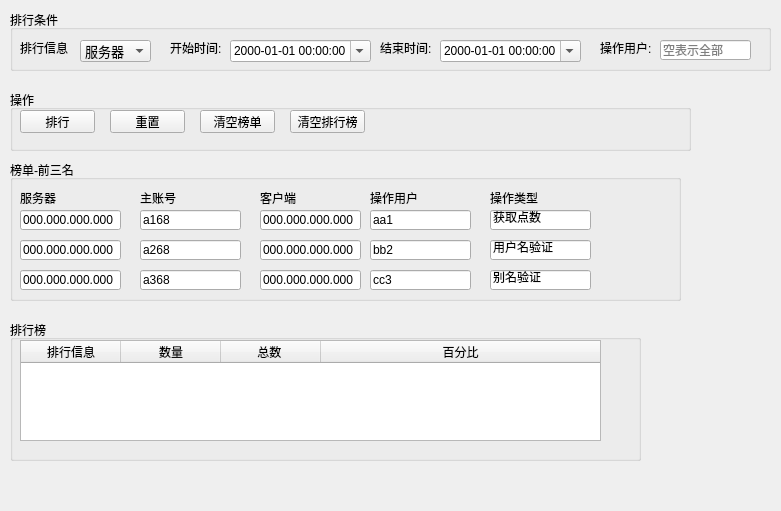
<?xml version="1.0" encoding="UTF-8"?>
<ui version="4.0">
 <class>TabRankListWidget</class>
 <widget class="QWidget" name="TabRankListWidget">
  <property name="geometry">
   <rect>
    <x>0</x>
    <y>0</y>
    <width>781</width>
    <height>511</height>
   </rect>
  </property>
  <property name="windowTitle">
   <string>Form</string>
  </property>
  <widget class="QGroupBox" name="grpBoxBoard">
   <property name="geometry">
    <rect>
     <x>10</x>
     <y>160</y>
     <width>671</width>
     <height>141</height>
    </rect>
   </property>
   <property name="title">
    <string>榜单-前三名</string>
   </property>
   <widget class="QLabel" name="labelServer">
    <property name="geometry">
     <rect>
      <x>10</x>
      <y>30</y>
      <width>81</width>
      <height>16</height>
     </rect>
    </property>
    <property name="text">
     <string>服务器</string>
    </property>
   </widget>
   <widget class="QLineEdit" name="lineA0">
    <property name="geometry">
     <rect>
      <x>10</x>
      <y>50</y>
      <width>101</width>
      <height>20</height>
     </rect>
    </property>
    <property name="text">
     <string>000.000.000.000</string>
    </property>
    <property name="readOnly">
     <bool>true</bool>
    </property>
   </widget>
   <widget class="QLineEdit" name="lineB0">
    <property name="geometry">
     <rect>
      <x>10</x>
      <y>80</y>
      <width>101</width>
      <height>20</height>
     </rect>
    </property>
    <property name="text">
     <string>000.000.000.000</string>
    </property>
    <property name="readOnly">
     <bool>true</bool>
    </property>
   </widget>
   <widget class="QLineEdit" name="lineC0">
    <property name="geometry">
     <rect>
      <x>10</x>
      <y>110</y>
      <width>101</width>
      <height>20</height>
     </rect>
    </property>
    <property name="text">
     <string>000.000.000.000</string>
    </property>
    <property name="readOnly">
     <bool>true</bool>
    </property>
   </widget>
   <widget class="QLabel" name="labelMaster">
    <property name="geometry">
     <rect>
      <x>130</x>
      <y>30</y>
      <width>81</width>
      <height>16</height>
     </rect>
    </property>
    <property name="text">
     <string>主账号</string>
    </property>
   </widget>
   <widget class="QLineEdit" name="lineC1">
    <property name="geometry">
     <rect>
      <x>130</x>
      <y>110</y>
      <width>101</width>
      <height>20</height>
     </rect>
    </property>
    <property name="text">
     <string>a368</string>
    </property>
    <property name="readOnly">
     <bool>true</bool>
    </property>
   </widget>
   <widget class="QLineEdit" name="lineA1">
    <property name="geometry">
     <rect>
      <x>130</x>
      <y>50</y>
      <width>101</width>
      <height>20</height>
     </rect>
    </property>
    <property name="text">
     <string>a168</string>
    </property>
    <property name="readOnly">
     <bool>true</bool>
    </property>
   </widget>
   <widget class="QLineEdit" name="lineB1">
    <property name="geometry">
     <rect>
      <x>130</x>
      <y>80</y>
      <width>101</width>
      <height>20</height>
     </rect>
    </property>
    <property name="text">
     <string>a268</string>
    </property>
    <property name="readOnly">
     <bool>true</bool>
    </property>
   </widget>
   <widget class="QLineEdit" name="lineC2">
    <property name="geometry">
     <rect>
      <x>250</x>
      <y>110</y>
      <width>101</width>
      <height>20</height>
     </rect>
    </property>
    <property name="text">
     <string>000.000.000.000</string>
    </property>
    <property name="readOnly">
     <bool>true</bool>
    </property>
   </widget>
   <widget class="QLabel" name="labelClient">
    <property name="geometry">
     <rect>
      <x>250</x>
      <y>30</y>
      <width>81</width>
      <height>16</height>
     </rect>
    </property>
    <property name="text">
     <string>客户端</string>
    </property>
   </widget>
   <widget class="QLineEdit" name="lineB2">
    <property name="geometry">
     <rect>
      <x>250</x>
      <y>80</y>
      <width>101</width>
      <height>20</height>
     </rect>
    </property>
    <property name="text">
     <string>000.000.000.000</string>
    </property>
    <property name="readOnly">
     <bool>true</bool>
    </property>
   </widget>
   <widget class="QLineEdit" name="lineA2">
    <property name="geometry">
     <rect>
      <x>250</x>
      <y>50</y>
      <width>101</width>
      <height>20</height>
     </rect>
    </property>
    <property name="text">
     <string>000.000.000.000</string>
    </property>
    <property name="readOnly">
     <bool>true</bool>
    </property>
   </widget>
   <widget class="QLabel" name="labelOpUser">
    <property name="geometry">
     <rect>
      <x>360</x>
      <y>30</y>
      <width>81</width>
      <height>16</height>
     </rect>
    </property>
    <property name="text">
     <string>操作用户</string>
    </property>
   </widget>
   <widget class="QLineEdit" name="lineA3">
    <property name="geometry">
     <rect>
      <x>360</x>
      <y>50</y>
      <width>101</width>
      <height>20</height>
     </rect>
    </property>
    <property name="text">
     <string>aa1</string>
    </property>
    <property name="readOnly">
     <bool>true</bool>
    </property>
   </widget>
   <widget class="QLineEdit" name="lineC3">
    <property name="geometry">
     <rect>
      <x>360</x>
      <y>110</y>
      <width>101</width>
      <height>20</height>
     </rect>
    </property>
    <property name="text">
     <string>cc3</string>
    </property>
    <property name="readOnly">
     <bool>true</bool>
    </property>
   </widget>
   <widget class="QLineEdit" name="lineB3">
    <property name="geometry">
     <rect>
      <x>360</x>
      <y>80</y>
      <width>101</width>
      <height>20</height>
     </rect>
    </property>
    <property name="text">
     <string>bb2</string>
    </property>
    <property name="readOnly">
     <bool>true</bool>
    </property>
   </widget>
   <widget class="QLineEdit" name="lineC4">
    <property name="geometry">
     <rect>
      <x>480</x>
      <y>110</y>
      <width>101</width>
      <height>20</height>
     </rect>
    </property>
    <property name="text">
     <string>别名验证</string>
    </property>
    <property name="readOnly">
     <bool>true</bool>
    </property>
   </widget>
   <widget class="QLineEdit" name="lineA4">
    <property name="geometry">
     <rect>
      <x>480</x>
      <y>50</y>
      <width>101</width>
      <height>20</height>
     </rect>
    </property>
    <property name="text">
     <string>获取点数</string>
    </property>
    <property name="readOnly">
     <bool>true</bool>
    </property>
   </widget>
   <widget class="QLabel" name="labelOpType">
    <property name="geometry">
     <rect>
      <x>480</x>
      <y>30</y>
      <width>81</width>
      <height>16</height>
     </rect>
    </property>
    <property name="text">
     <string>操作类型</string>
    </property>
   </widget>
   <widget class="QLineEdit" name="lineB4">
    <property name="geometry">
     <rect>
      <x>480</x>
      <y>80</y>
      <width>101</width>
      <height>20</height>
     </rect>
    </property>
    <property name="text">
     <string>用户名验证</string>
    </property>
    <property name="readOnly">
     <bool>true</bool>
    </property>
   </widget>
  </widget>
  <widget class="QGroupBox" name="grpBoxRankCond">
   <property name="geometry">
    <rect>
     <x>10</x>
     <y>10</y>
     <width>761</width>
     <height>61</height>
    </rect>
   </property>
   <property name="title">
    <string>排行条件</string>
   </property>
   <widget class="QLabel" name="labelA0">
    <property name="geometry">
     <rect>
      <x>10</x>
      <y>30</y>
      <width>51</width>
      <height>16</height>
     </rect>
    </property>
    <property name="text">
     <string>排行信息</string>
    </property>
   </widget>
   <widget class="QComboBox" name="comboBoxRankInfo">
    <property name="geometry">
     <rect>
      <x>70</x>
      <y>30</y>
      <width>71</width>
      <height>22</height>
     </rect>
    </property>
    <property name="font">
     <font>
      <pointsize>10</pointsize>
     </font>
    </property>
    <item>
     <property name="text">
      <string>服务器</string>
     </property>
    </item>
    <item>
     <property name="text">
      <string>主账号</string>
     </property>
    </item>
    <item>
     <property name="text">
      <string>客户端</string>
     </property>
    </item>
    <item>
     <property name="text">
      <string>操作用户</string>
     </property>
    </item>
    <item>
     <property name="text">
      <string>操作类型</string>
     </property>
    </item>
    <item>
     <property name="text">
      <string>错误信息</string>
     </property>
    </item>
   </widget>
   <widget class="QLabel" name="labelA2">
    <property name="geometry">
     <rect>
      <x>370</x>
      <y>30</y>
      <width>61</width>
      <height>16</height>
     </rect>
    </property>
    <property name="text">
     <string>结束时间:</string>
    </property>
   </widget>
   <widget class="QDateTimeEdit" name="dateTimeTo">
    <property name="geometry">
     <rect>
      <x>430</x>
      <y>30</y>
      <width>141</width>
      <height>22</height>
     </rect>
    </property>
    <property name="displayFormat">
     <string>yyyy-MM-dd hh:mm:ss</string>
    </property>
    <property name="calendarPopup">
     <bool>true</bool>
    </property>
   </widget>
   <widget class="QDateTimeEdit" name="dateTimeFrom">
    <property name="geometry">
     <rect>
      <x>220</x>
      <y>30</y>
      <width>141</width>
      <height>22</height>
     </rect>
    </property>
    <property name="displayFormat">
     <string>yyyy-MM-dd hh:mm:ss</string>
    </property>
    <property name="calendarPopup">
     <bool>true</bool>
    </property>
   </widget>
   <widget class="QLabel" name="labelA1">
    <property name="geometry">
     <rect>
      <x>160</x>
      <y>30</y>
      <width>51</width>
      <height>16</height>
     </rect>
    </property>
    <property name="text">
     <string>开始时间:</string>
    </property>
   </widget>
   <widget class="QLabel" name="labelA3">
    <property name="geometry">
     <rect>
      <x>590</x>
      <y>30</y>
      <width>61</width>
      <height>16</height>
     </rect>
    </property>
    <property name="text">
     <string>操作用户:</string>
    </property>
   </widget>
   <widget class="QLineEdit" name="lineOpUser">
    <property name="geometry">
     <rect>
      <x>650</x>
      <y>30</y>
      <width>91</width>
      <height>20</height>
     </rect>
    </property>
    <property name="placeholderText">
     <string>空表示全部</string>
    </property>
   </widget>
  </widget>
  <widget class="QGroupBox" name="grpBoxOp">
   <property name="geometry">
    <rect>
     <x>10</x>
     <y>90</y>
     <width>681</width>
     <height>61</height>
    </rect>
   </property>
   <property name="title">
    <string>操作</string>
   </property>
   <widget class="QPushButton" name="btnReset">
    <property name="geometry">
     <rect>
      <x>100</x>
      <y>20</y>
      <width>75</width>
      <height>23</height>
     </rect>
    </property>
    <property name="text">
     <string>重置</string>
    </property>
   </widget>
   <widget class="QPushButton" name="btnRank">
    <property name="geometry">
     <rect>
      <x>10</x>
      <y>20</y>
      <width>75</width>
      <height>23</height>
     </rect>
    </property>
    <property name="text">
     <string>排行</string>
    </property>
   </widget>
   <widget class="QPushButton" name="btnClearBoard">
    <property name="geometry">
     <rect>
      <x>190</x>
      <y>20</y>
      <width>75</width>
      <height>23</height>
     </rect>
    </property>
    <property name="text">
     <string>清空榜单</string>
    </property>
   </widget>
   <widget class="QPushButton" name="btnClearRankList">
    <property name="geometry">
     <rect>
      <x>280</x>
      <y>20</y>
      <width>75</width>
      <height>23</height>
     </rect>
    </property>
    <property name="text">
     <string>清空排行榜</string>
    </property>
   </widget>
  </widget>
  <widget class="QGroupBox" name="grpBoxRankList">
   <property name="geometry">
    <rect>
     <x>10</x>
     <y>320</y>
     <width>631</width>
     <height>141</height>
    </rect>
   </property>
   <property name="title">
    <string>排行榜</string>
   </property>
   <widget class="QTableWidget" name="tableRankList">
    <property name="geometry">
     <rect>
      <x>10</x>
      <y>20</y>
      <width>581</width>
      <height>101</height>
     </rect>
    </property>
    <property name="editTriggers">
     <set>QAbstractItemView::NoEditTriggers</set>
    </property>
    <property name="selectionMode">
     <enum>QAbstractItemView::ExtendedSelection</enum>
    </property>
    <property name="selectionBehavior">
     <enum>QAbstractItemView::SelectRows</enum>
    </property>
    <attribute name="horizontalHeaderHighlightSections">
     <bool>false</bool>
    </attribute>
    <attribute name="horizontalHeaderStretchLastSection">
     <bool>true</bool>
    </attribute>
    <attribute name="verticalHeaderVisible">
     <bool>true</bool>
    </attribute>
    <attribute name="verticalHeaderHighlightSections">
     <bool>false</bool>
    </attribute>
    <column>
     <property name="text">
      <string>排行信息</string>
     </property>
    </column>
    <column>
     <property name="text">
      <string>数量</string>
     </property>
    </column>
    <column>
     <property name="text">
      <string>总数 </string>
     </property>
    </column>
    <column>
     <property name="text">
      <string>百分比</string>
     </property>
    </column>
   </widget>
  </widget>
 </widget>
 <tabstops>
  <tabstop>comboBoxRankInfo</tabstop>
  <tabstop>dateTimeFrom</tabstop>
  <tabstop>dateTimeTo</tabstop>
  <tabstop>lineOpUser</tabstop>
  <tabstop>btnRank</tabstop>
  <tabstop>btnReset</tabstop>
  <tabstop>btnClearBoard</tabstop>
  <tabstop>btnClearRankList</tabstop>
  <tabstop>lineA0</tabstop>
  <tabstop>lineB0</tabstop>
  <tabstop>lineC0</tabstop>
  <tabstop>lineA1</tabstop>
  <tabstop>lineB1</tabstop>
  <tabstop>lineC1</tabstop>
  <tabstop>lineA2</tabstop>
  <tabstop>lineB2</tabstop>
  <tabstop>lineC2</tabstop>
  <tabstop>lineA3</tabstop>
  <tabstop>lineB3</tabstop>
  <tabstop>lineC3</tabstop>
  <tabstop>lineA4</tabstop>
  <tabstop>lineB4</tabstop>
  <tabstop>lineC4</tabstop>
  <tabstop>tableRankList</tabstop>
 </tabstops>
 <resources/>
 <connections/>
</ui>
